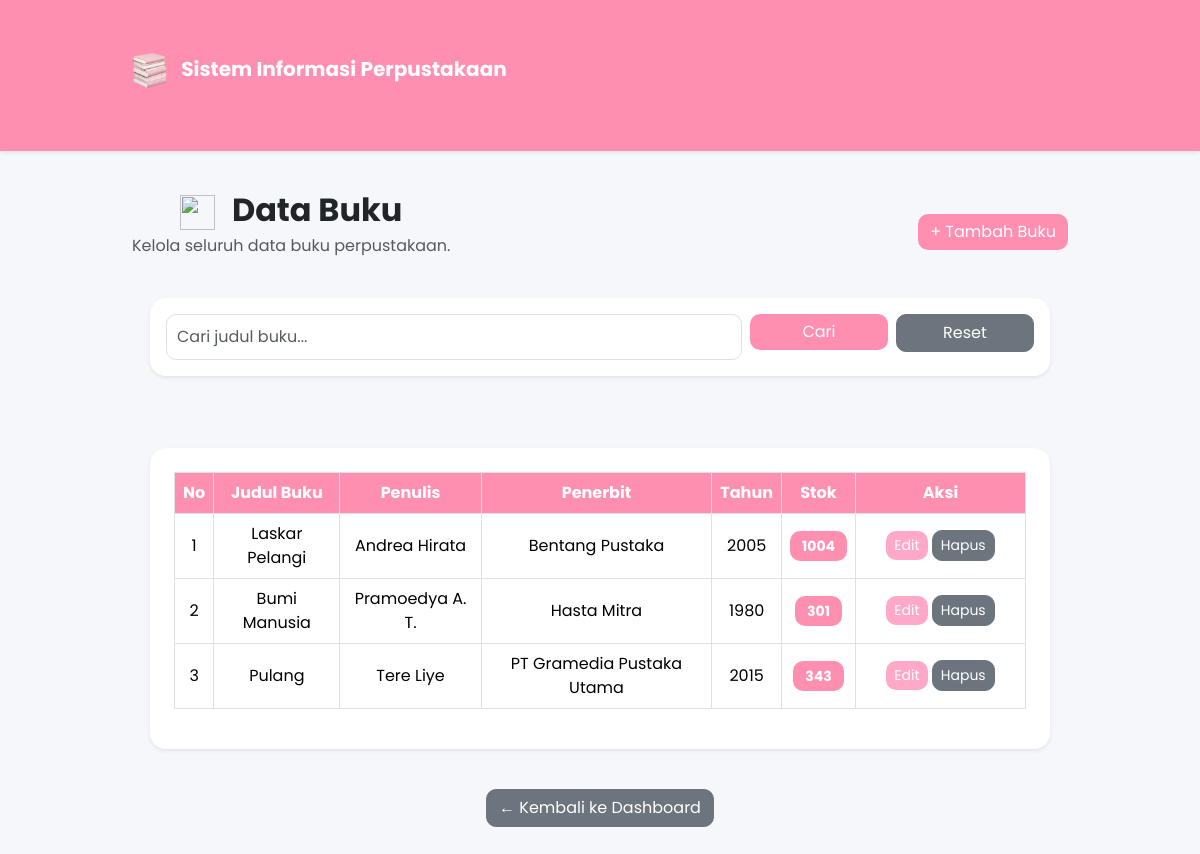
The page /buku/index.php on the database its author committed.
### tables this page shows
CREATE TABLE `buku` (
  `id_buku` int(11) NOT NULL,
  `judul_buku` varchar(100) NOT NULL,
  `penulis` varchar(100) NOT NULL,
  `penerbit` varchar(100) NOT NULL,
  `tahun_terbit` year(4) NOT NULL,
  `stok` int(11) NOT NULL
);

### buku/index.php (the view, shortened to what this page needs)
<?php
include '../config/koneksi.php';
if(isset($_GET['cari'])){
    $keyword = $_GET['keyword'];
    $query = mysqli_query($koneksi,
    "SELECT * FROM buku
    WHERE judul_buku LIKE '%$keyword%'");
}else{
    $query = mysqli_query($koneksi,
    "SELECT * FROM buku");
}
?>
<!DOCTYPE html>
<html>
<head>
<link href="https://cdn.jsdelivr.net/npm/bootstrap@5.3.3/dist/css/bootstrap.min.css" rel="stylesheet">
<link rel="stylesheet" href="../css/style.css">
<link rel="stylesheet" href="../css/dashboard.css">
</head>
<body>
<nav class="navbar navbar-expand-lg navbar-dark navbar-custom shadow-sm">
<div class="container">
<a class="navbar-brand fw-bold" href="../index.php">
<img src="../logo.png" class="logo-navbar">
Sistem Informasi Perpustakaan
</a>
</div>
</nav>
<div class="container">
<div class="d-flex justify-content-between align-items-center mb-4">
<div>
<h2 class="fw-bold mb-1"><img src="https://i.pinimg.com/736x/06/67/26/066726213ef8a4d2bb0ab5efb0c97884.jpg" class="logo-navbar">
Data Buku
</h2>
<p class="text-muted">
Kelola seluruh data buku perpustakaan.
</p>
</div>
<a href="tambah.php" class="btn btn-pink">
+ Tambah Buku
</a>
</div>
<div class="card shadow-sm border-0 rounded-4 p-3 mb-4">
<form method="GET">
<div class="row g-2">
<div class="col-md-8">
<input
type="text"
name="keyword"
class="form-control"
placeholder="Cari judul buku..."
value="<?= isset($_GET['keyword']) ? $_GET['keyword'] : ''; ?>">
</div>
<div class="col-md-2">
<button
type="submit"
name="cari"
class="btn btn-pink w-100">
Cari
</button>
</div>
<div class="col-md-2">
<a
href="index.php"
class="btn btn-secondary w-100">
Reset
</a>
</div>
</div>
</form>
</div>
<br><br>
<div class="card shadow-sm border-0 rounded-4 p-4">
<div class="table-responsive">
<table class="table table-hover table-bordered align-middle">
<thead class="table-custom">
<tr>
<th>No</th>
<th>Judul Buku</th>
<th>Penulis</th>
<th>Penerbit</th>
<th>Tahun</th>
<th>Stok</th>
<th width="170">Aksi</th>
</tr>
</thead>
<?php
$no = 1;
while($data = mysqli_fetch_assoc($query)){
?>
<tr>
<td class="text-center">
    <?= $no++; ?>
</td>
<td><?= $data['judul_buku']; ?></td>
<td><?= $data['penulis']; ?></td>
<td><?= $data['penerbit']; ?></td>
<td><?= $data['tahun_terbit']; ?></td>
<td class="text-center">
<?php if($data['stok'] > 5){ ?>
<span class="badge btn btn-pink">
<?= $data['stok']; ?>
</span>
<?php }else{ ?>
<span class="badge bg-danger">
<?= $data['stok']; ?>
</span>
<?php } ?>
</td>
<td class="text-center">
<a href="edit.php?id=<?= $data['id_buku']; ?>" class="btn btn-pinkk btn-sm">
    Edit
</a>
<a href="#"
   class="btn btn-secondary btn-sm"
   onclick="hapusData('hapus.php?id=<?= $data['id_buku']; ?>')">
    Hapus
</a>
</td>
</tr>
<?php
}
?>
</table>
</div>
</div>
<br>
<a href="../index.php" class="btn btn-secondary mt-3">
    ← Kembali ke Dashboard
</a>
</div>
</body>
</html>

### css/style.css (style rules this page uses)
body { font-family: 'poppins', sans-serif; background:#f5f5f5; }
.container { width:80%; margin:50px auto; text-align:center; }
.navbar-custom { background:#FF8FB1; padding:8px 0; }

### css/dashboard.css (style rules this page uses)
body { font-family:'Poppins',sans-serif; background:#f5f7fb; }
.navbar { box-shadow:0 2px 10px rgba(0,0,0,.08); }
.card { border:none; border-radius:15px; box-shadow:0 5px 15px rgba(0,0,0,.08); }
.btn-pink { background:#FF8FB1; color:white; border:none; }
.logo-navbar { width:35px !important; height:35px !important; object-fit:cover; border-radius:0%; margin-right:10px; }
.table { background:#fff; }
.btn-pinkk { background:#FFa8c7; color:white; border:none; }
.btn { border-radius:10px; }
.container { margin-top:40px; }
h2,h3 { font-weight:600; }
.card { border:none; border-radius:15px; transition:0.3s; }
.card { border: none; border-radius: 18px; box-shadow: 0 8px 20px rgba(0,0,0,.08); transition: .3s; }
.table th { text-align:center; vertical-align:middle; }
.table td { vertical-align:middle; }
.badge { font-size:14px; padding:8px 12px; }
.card { transition:.3s; }
.form-control { border-radius:10px; padding:10px; }
.navbar-custom { background:#FF8FB1; padding:8px 0; }
.table-custom { background:#FF8FB1 !important; color:white !important; }
.table-custom th { background:#FF8FB1 !important; color:white !important; }
.card { max-width:900px; margin:auto; }

### rows shown on the page
buku: judul_buku "Laskar Pelangi", penulis "Andrea Hirata", penerbit "Bentang Pustaka", tahun_terbit "2005", stok "1004"
buku: judul_buku "Bumi Manusia", penulis "Pramoedya A. T.", penerbit "Hasta Mitra", tahun_terbit "1980", stok "301"
buku: judul_buku "Pulang", penulis "Tere Liye", penerbit "PT Gramedia Pustaka Utama", tahun_terbit "2015", stok "343"
